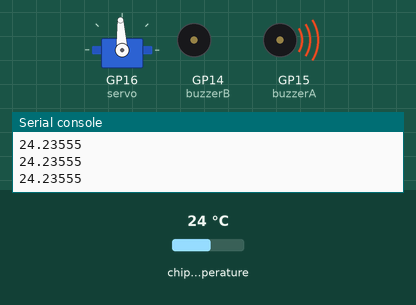
A program run on a simulated Raspberry Pi Pico running MicroPython. Parts: servo, buzzer (waves = sounding, pin HIGH), the last lines printed to the serial console. The inputs (shaded band) are chosen by the test bench; at power-on: chip temperature 24 °C. Servo angles are drawn from the pulse width (0.5 ms = 0°, 2.5 ms = 180°).

Above: at 1.2 s.
1.3 s: chip temperature set to 34 °C
At 1.65 s:
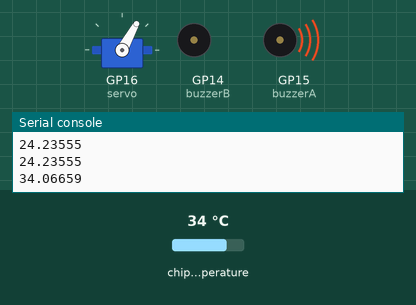
4.3 s: chip temperature set to 1 °C
At 4.8 s:
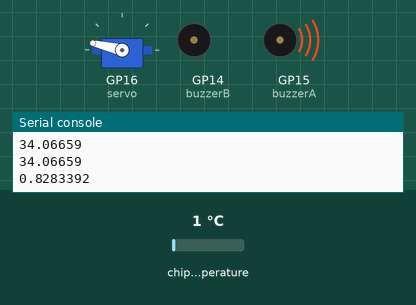
6.0 s: chip temperature set to 11 °C
At 7.0 s:
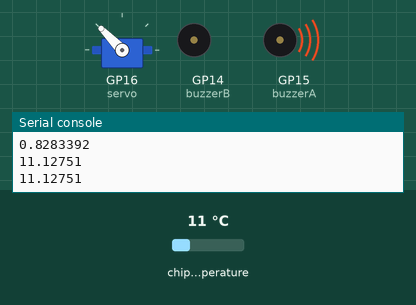
7.5 s: chip temperature set to 22 °C
At 8.2 s:
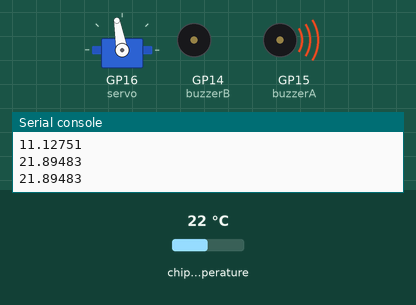
9.0 s: chip temperature set to 44 °C
Timing chart, 0 to 9.3 s (numbered marks = the images above; inputs shaded):
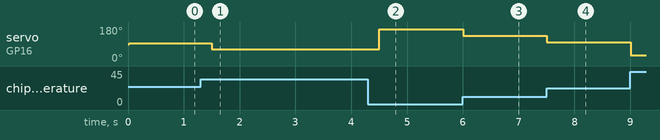

The program:

07_thermometer_plus.py
```python
from machine import Pin, PWM, ADC, Timer
from utime import sleep

set_temp = 25

buzzerA = Pin(15, Pin.OUT)
buzzerA.high()
buzzerB = Pin(14, Pin.OUT)
buzzerB.low()
buzz = False

servo = PWM(Pin(16))
servo.freq(50) # pulse every 20ms

temp_sensor = ADC(4)
points_per_volt = 3.3 / 65535

def tick(timer):
    if buzz:
        buzzerA.toggle()
        buzzerB.toggle()

def read_temp_c():
    reading = temp_sensor.read_u16() * points_per_volt
    temp_c = 27 - (reading - 0.706)/0.001721
    return temp_c

def set_angle(angle, min_pulse_us=500, max_pulse_us=2500):
    us_per_degree = (max_pulse_us - min_pulse_us) / 180
    pulse_us = us_per_degree * angle + min_pulse_us
    # duty 0 to 1023. At 50Hz, each duty_point is 20000/65535 = 0.305 µs/duty_point
    duty = int(pulse_us / 0.305)
    #print("angle=" + str(angle) + " pulse_us=" + str(pulse_us) + " duty=" + str(duty))
    servo.duty_u16(duty)

angle = 90
set_angle(90)
min_angle = 10
max_angle = 170
min_temp = 0
max_temp = 50
angle_per_degree_c = (max_angle - min_angle) / (max_temp - min_temp)

Timer().init(freq=1200, callback=tick)

while True:
    temp_c = read_temp_c()
    angle = min_angle + (temp_c - min_temp) * angle_per_degree_c
    if angle >= min_angle and angle <= max_angle:
        set_angle(180-angle)
    buzz = (temp_c > set_temp)
    print(temp_c)
    sleep(0.5)
```

Measured:
- after the input at 1.3 s, servo on GP16 (servo): 93° → 61° after 0.20 s
- after the input at 6.0 s, servo on GP16 (servo): 167° → 134° at once
- after the input at 7.5 s, servo on GP16 (servo): 134° → 100° at once
